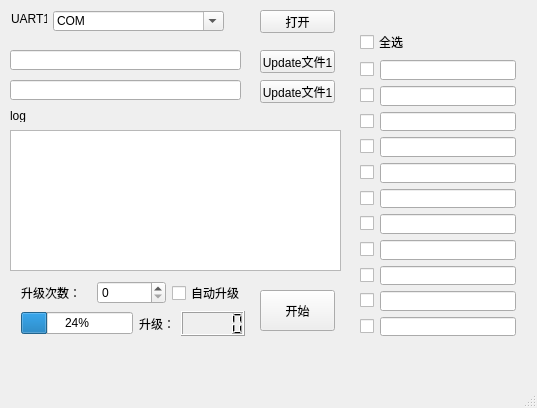
<?xml version="1.0" encoding="UTF-8"?>
<ui version="4.0">
 <class>FastbootFlashMainWin</class>
 <widget class="QMainWindow" name="FastbootFlashMainWin">
  <property name="geometry">
   <rect>
    <x>0</x>
    <y>0</y>
    <width>537</width>
    <height>408</height>
   </rect>
  </property>
  <property name="windowTitle">
   <string>FastbootFlashUpdate</string>
  </property>
  <widget class="QWidget" name="centralwidget">
   <widget class="QPushButton" name="pushButton">
    <property name="geometry">
     <rect>
      <x>260</x>
      <y>50</y>
      <width>75</width>
      <height>23</height>
     </rect>
    </property>
    <property name="text">
     <string>Update文件1</string>
    </property>
   </widget>
   <widget class="QLineEdit" name="lineEdit">
    <property name="geometry">
     <rect>
      <x>10</x>
      <y>50</y>
      <width>231</width>
      <height>20</height>
     </rect>
    </property>
   </widget>
   <widget class="QPushButton" name="pushButton_2">
    <property name="geometry">
     <rect>
      <x>260</x>
      <y>80</y>
      <width>75</width>
      <height>23</height>
     </rect>
    </property>
    <property name="text">
     <string>Update文件1</string>
    </property>
   </widget>
   <widget class="QLineEdit" name="lineEdit_2">
    <property name="geometry">
     <rect>
      <x>10</x>
      <y>80</y>
      <width>231</width>
      <height>20</height>
     </rect>
    </property>
   </widget>
   <widget class="QTextBrowser" name="textBrowser">
    <property name="geometry">
     <rect>
      <x>10</x>
      <y>130</y>
      <width>331</width>
      <height>141</height>
     </rect>
    </property>
   </widget>
   <widget class="QPushButton" name="pushButton_5">
    <property name="geometry">
     <rect>
      <x>260</x>
      <y>290</y>
      <width>75</width>
      <height>41</height>
     </rect>
    </property>
    <property name="text">
     <string>开始</string>
    </property>
   </widget>
   <widget class="QLabel" name="label">
    <property name="geometry">
     <rect>
      <x>10</x>
      <y>110</y>
      <width>54</width>
      <height>12</height>
     </rect>
    </property>
    <property name="text">
     <string>log</string>
    </property>
   </widget>
   <widget class="QWidget" name="layoutWidget">
    <property name="geometry">
     <rect>
      <x>21</x>
      <y>281</y>
      <width>224</width>
      <height>55</height>
     </rect>
    </property>
    <layout class="QVBoxLayout" name="verticalLayout">
     <item>
      <layout class="QHBoxLayout" name="horizontalLayout">
       <item>
        <widget class="QLabel" name="label_2">
         <property name="text">
          <string>升级次数：</string>
         </property>
        </widget>
       </item>
       <item>
        <widget class="QSpinBox" name="spinBox"/>
       </item>
       <item>
        <widget class="QCheckBox" name="checkBox">
         <property name="text">
          <string>自动升级</string>
         </property>
        </widget>
       </item>
      </layout>
     </item>
     <item>
      <layout class="QHBoxLayout" name="horizontalLayout_2">
       <item>
        <widget class="QProgressBar" name="progressBar">
         <property name="value">
          <number>24</number>
         </property>
        </widget>
       </item>
       <item>
        <widget class="QLabel" name="label_6">
         <property name="text">
          <string>升级：</string>
         </property>
        </widget>
       </item>
       <item>
        <widget class="QLCDNumber" name="lcdNumber"/>
       </item>
      </layout>
     </item>
    </layout>
   </widget>
   <widget class="QWidget" name="layoutWidget">
    <property name="geometry">
     <rect>
      <x>360</x>
      <y>30</y>
      <width>156</width>
      <height>306</height>
     </rect>
    </property>
    <layout class="QVBoxLayout" name="verticalLayout_2">
     <item>
      <widget class="QCheckBox" name="checkBox_13">
       <property name="text">
        <string>全选</string>
       </property>
      </widget>
     </item>
     <item>
      <layout class="QGridLayout" name="gridLayout">
       <item row="0" column="0">
        <widget class="QCheckBox" name="checkBox_2">
         <property name="text">
          <string/>
         </property>
        </widget>
       </item>
       <item row="0" column="1">
        <widget class="QLineEdit" name="lineEdit_3"/>
       </item>
       <item row="1" column="0">
        <widget class="QCheckBox" name="checkBox_3">
         <property name="text">
          <string/>
         </property>
        </widget>
       </item>
       <item row="1" column="1">
        <widget class="QLineEdit" name="lineEdit_4"/>
       </item>
       <item row="2" column="0">
        <widget class="QCheckBox" name="checkBox_4">
         <property name="text">
          <string/>
         </property>
        </widget>
       </item>
       <item row="2" column="1">
        <widget class="QLineEdit" name="lineEdit_5"/>
       </item>
       <item row="3" column="0">
        <widget class="QCheckBox" name="checkBox_5">
         <property name="text">
          <string/>
         </property>
        </widget>
       </item>
       <item row="3" column="1">
        <widget class="QLineEdit" name="lineEdit_6"/>
       </item>
       <item row="4" column="0">
        <widget class="QCheckBox" name="checkBox_6">
         <property name="text">
          <string/>
         </property>
        </widget>
       </item>
       <item row="4" column="1">
        <widget class="QLineEdit" name="lineEdit_7"/>
       </item>
       <item row="5" column="0">
        <widget class="QCheckBox" name="checkBox_7">
         <property name="text">
          <string/>
         </property>
        </widget>
       </item>
       <item row="5" column="1">
        <widget class="QLineEdit" name="lineEdit_8"/>
       </item>
       <item row="6" column="0">
        <widget class="QCheckBox" name="checkBox_8">
         <property name="text">
          <string/>
         </property>
        </widget>
       </item>
       <item row="6" column="1">
        <widget class="QLineEdit" name="lineEdit_9"/>
       </item>
       <item row="7" column="0">
        <widget class="QCheckBox" name="checkBox_9">
         <property name="text">
          <string/>
         </property>
        </widget>
       </item>
       <item row="7" column="1">
        <widget class="QLineEdit" name="lineEdit_10"/>
       </item>
       <item row="8" column="0">
        <widget class="QCheckBox" name="checkBox_10">
         <property name="text">
          <string/>
         </property>
        </widget>
       </item>
       <item row="8" column="1">
        <widget class="QLineEdit" name="lineEdit_11"/>
       </item>
       <item row="9" column="0">
        <widget class="QCheckBox" name="checkBox_11">
         <property name="text">
          <string/>
         </property>
        </widget>
       </item>
       <item row="9" column="1">
        <widget class="QLineEdit" name="lineEdit_12"/>
       </item>
       <item row="10" column="0">
        <widget class="QCheckBox" name="checkBox_12">
         <property name="text">
          <string/>
         </property>
        </widget>
       </item>
       <item row="10" column="1">
        <widget class="QLineEdit" name="lineEdit_13"/>
       </item>
      </layout>
     </item>
    </layout>
   </widget>
   <widget class="QPushButton" name="pushButton_3">
    <property name="geometry">
     <rect>
      <x>260</x>
      <y>10</y>
      <width>75</width>
      <height>23</height>
     </rect>
    </property>
    <property name="text">
     <string>打开</string>
    </property>
   </widget>
   <widget class="QLabel" name="label_3">
    <property name="geometry">
     <rect>
      <x>11</x>
      <y>11</y>
      <width>36</width>
      <height>16</height>
     </rect>
    </property>
    <property name="text">
     <string>UART1:</string>
    </property>
   </widget>
   <widget class="QComboBox" name="comboBox">
    <property name="geometry">
     <rect>
      <x>53</x>
      <y>11</y>
      <width>171</width>
      <height>20</height>
     </rect>
    </property>
    <property name="editable">
     <bool>true</bool>
    </property>
    <property name="currentText">
     <string>COM</string>
    </property>
   </widget>
  </widget>
  <widget class="QMenuBar" name="menubar">
   <property name="geometry">
    <rect>
     <x>0</x>
     <y>0</y>
     <width>537</width>
     <height>23</height>
    </rect>
   </property>
  </widget>
  <widget class="QStatusBar" name="statusbar"/>
 </widget>
 <resources/>
 <connections/>
</ui>
